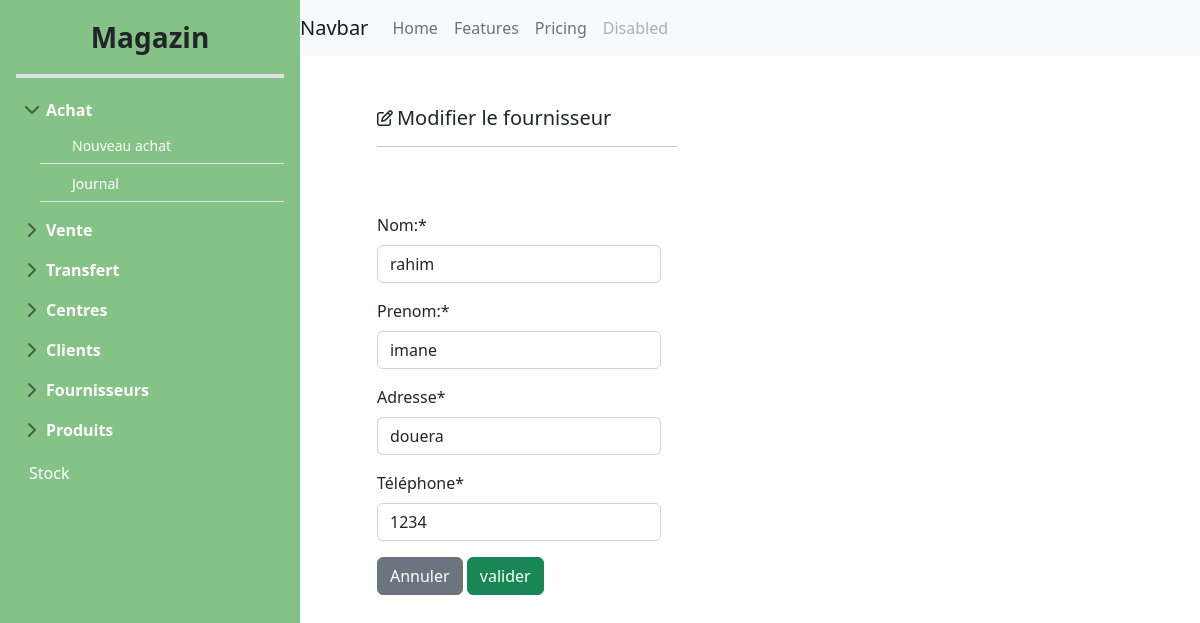
Screenshot of /fournisseurEdit/1/ with the database file from the repository.
### main_store/models.py (models this page shows)
class Fournisseur(models.Model):
    code_f = models.AutoField(primary_key=True)
    nom_f = models.CharField(max_length=50)
    prenom_f = models.CharField(max_length=50)
    adresse_f = models.CharField(max_length=100)
    telephone_f = models.CharField(max_length=50)
    solde = models.FloatField(default=0.0)

### main_store/views.py (the view)
# urls.py: path('fournisseurEdit/<int:pk>/',views.modifier_fournisseur,name='fournisseurEdit'),
def modifier_fournisseur(request,pk):
    fournisseur=Fournisseur.objects.get(code_f=pk)
    if request.method=='POST':
        form=FournisseurForm(request.POST,instance=fournisseur)
        if form.is_valid():
            form.save()
            return redirect("fournisseurList")
    else:
        form=FournisseurForm(instance=fournisseur)
        return render(request,'main-store/fournisseurs/fournisseurEdit.html',{"form":form})

### main_store/forms.py
class FournisseurForm(forms.ModelForm):
    class Meta:
        model=Fournisseur
        fields=['nom_f','prenom_f','adresse_f','telephone_f']
        labels = {
            'nom_f' : 'Nom:',
            'prenom_f':'Prenom:',
            'adresse_f':'Adresse',
            'telephone_f':'Téléphone',
        }

### templates/main-store/fournisseurs/fournisseurEdit.html (shortened to what this page needs)
{%extends 'main-store/base/baseStore.html' %}
{%load crispy_forms_tags%}
{%block content%}
<div class="row ">
    <div class="col-md-1"></div>
    <div class="col-md-11">
        <div>
            <div class="d-flex align-items-center" style="padding-top: 50px;">
                <i class="fa-regular fa-pen-to-square me-1"></i>
                <h5 class="mb-0">Modifier le fournisseur</h5>
            </div>
            <hr>
        </div>
    </div>
</div>
<div class="row" style="padding-top: 20px;">
</div>
<div class="row" style="padding-top: 30px;">
    <div class="col-md-1"></div>
    <div class="col-md-4">
        <form method="POST">
            {{form|crispy}}
            <a class="btn btn-secondary " href="{%url 'fournisseurList' %}">
                Annuler </a></td>
            <input class="btn btn-success btn-block" type="submit" value="valider">
        </form>
    </div>
    <div class="col-md-7"></div>
    {%endblock%}

### static/custom.css (style rules this page uses)
body { min-height: 100vh; min-height: -webkit-fill-available; overflow-x: hidden; margin: 0; padding: 0; }
html { height: -webkit-fill-available; }
hr { width: 300px; }

### rows the page displays
Fournisseur: nom_f "rahim", prenom_f "imane", adresse_f "douera", telephone_f "1234"
